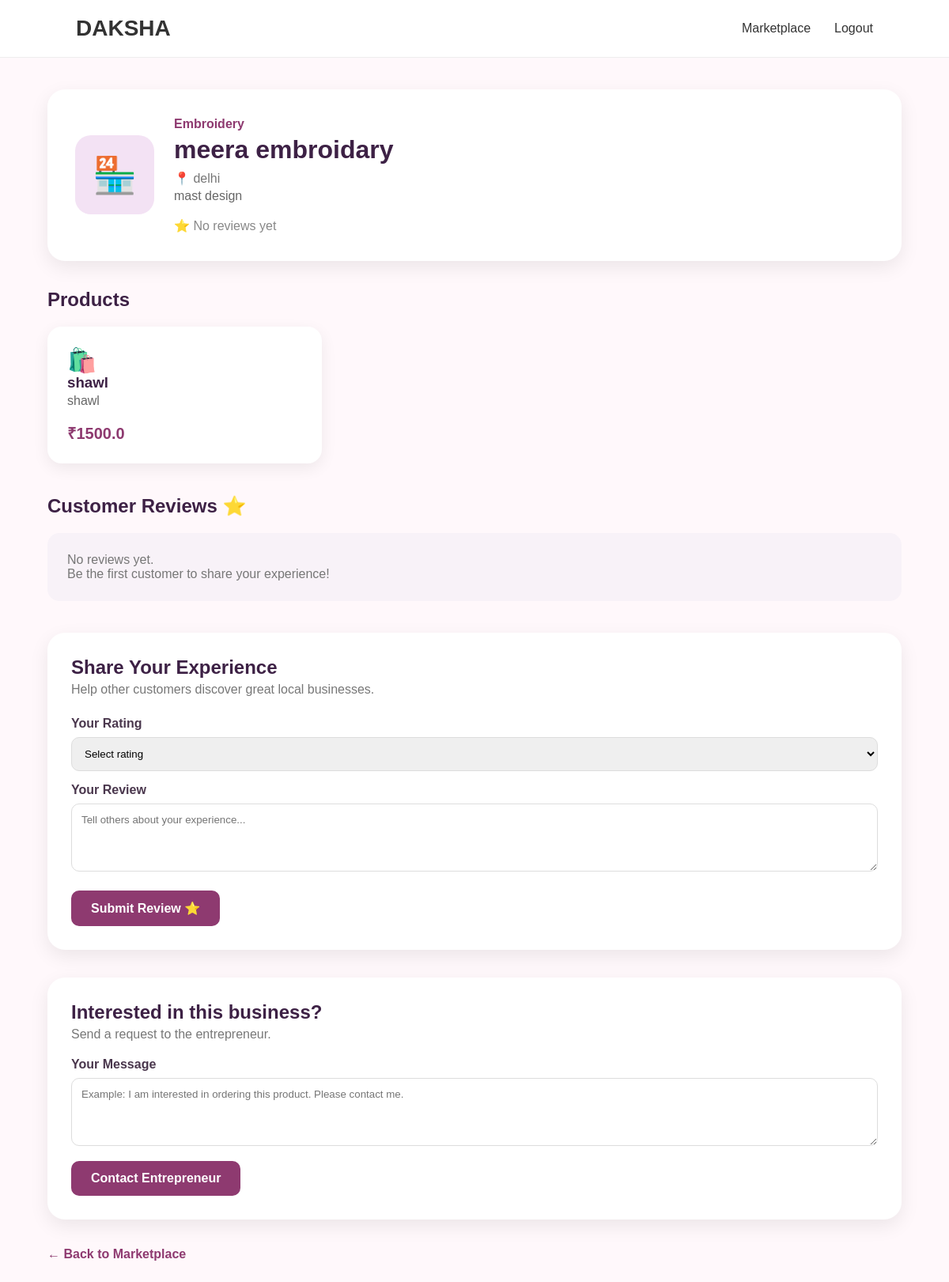
The app's page /business/2 (signed in) with its own data.
### tables this page shows
CREATE TABLE businesses (

            id INTEGER PRIMARY KEY AUTOINCREMENT,

            owner_id INTEGER NOT NULL,

            business_name TEXT NOT NULL,

            category TEXT NOT NULL,

            description TEXT,

            location TEXT,

            FOREIGN KEY (owner_id)
            REFERENCES users(id)

        );

CREATE TABLE products (

            id INTEGER PRIMARY KEY AUTOINCREMENT,

            business_id INTEGER NOT NULL,

            name TEXT NOT NULL,

            description TEXT,

            price REAL NOT NULL,

            FOREIGN KEY (business_id)
            REFERENCES businesses(id)

        );

### app.py (the view)
@app.route("/business/<int:business_id>")
def business_profile(business_id):
    if "user_id" not in session:
        return redirect("/login")
    connection = get_db()
    business = connection.execute("""
        SELECT *
        FROM businesses
        WHERE id = ?
    """, (
        business_id,
    )).fetchone()
    products = connection.execute("""
        SELECT *
        FROM products
        WHERE business_id = ?
        ORDER BY id DESC
    """, (
        business_id,
    )).fetchall()
    reviews = connection.execute("""
        SELECT
            reviews.*,
            users.name AS customer_name
        FROM reviews
        JOIN users
        ON reviews.customer_id = users.id
        WHERE reviews.business_id = ?
        ORDER BY reviews.id DESC
    """, (
        business_id,
    )).fetchall()
    rating_result = connection.execute("""
        SELECT
            AVG(rating) AS average_rating,
            COUNT(*) AS review_count
        FROM reviews
        WHERE business_id = ?
    """, (
        business_id,
    )).fetchone()
    connection.close()
    if not business:
        return "Business not found", 404
    average_rating = rating_result["average_rating"]
    if average_rating:
        average_rating = round(average_rating, 1)
    else:
        average_rating = 0
    return render_template(
        "business.html",
        business=business,
        products=products,
        reviews=reviews,
        average_rating=average_rating,
        review_count=rating_result["review_count"]
    )

### app.py (called while the page is built)
def get_db():
    connection = sqlite3.connect("database.db")
    connection.row_factory = sqlite3.Row
    return connection

### templates/business.html (shortened to what this page needs)
<!DOCTYPE html>
<html lang="en">
<head>
    <link rel="stylesheet" href="{{ url_for('static', filename='style.css') }}">
</head>
<body>
    <nav class="navbar">
        <div class="logo">
            DAKSHA
        </div>
        <div class="nav-links">
            {% if session.get("role") == "entrepreneur" %}
            <a href="/entrepreneur">
                Dashboard
            </a>
            <a href="/grow">
                🌱 DAKSHA GROW
            </a>
            {% else %}
            <a href="/customer">
                Marketplace
            </a>
            {% endif %}
            <a href="/logout">
                Logout
            </a>
        </div>
    </nav>
    <div class="business-page-container">
        <div class="business-header-card">
            <div class="business-icon-large">
                🏪
            </div>
            <div class="business-header-info">
                <p class="business-category">
                    {{ business["category"] }}
                </p>
                <h1>
                    {{ business["business_name"] }}
                </h1>
                <p class="business-location">
                    📍 {{ business["location"] }}
                </p>
                <p class="business-description">
                    {{ business["description"] }}
                </p>
                <div class="business-rating">
                    {% if review_count > 0 %}
                    <span class="rating-stars">
                        ⭐ {{ average_rating }}/5
                    </span>
                    <span class="review-count">
                        {{ review_count }} review{% if review_count != 1 %}s{% endif %}
                    </span>
                    {% else %}
                    <span class="no-rating">
                        ⭐ No reviews yet
                    </span>
                    {% endif %}
                </div>
            </div>
        </div>
        <div class="business-section">
            <h2>
                Products
            </h2>
            {% if products %}
            <div class="product-grid">
                {% for product in products %}
                <div class="product-card">
                    <div class="product-icon">
                        🛍️
                    </div>
                    <h3>
                        {{ product["name"] }}
                    </h3>
                    <p>
                        {{ product["description"] }}
                    </p>
                    <div class="product-price">
                        ₹{{ product["price"] }}
                    </div>
                </div>
                {% endfor %}
            </div>
            {% else %}
            <div class="empty-product-message">
                <p>
                    This entrepreneur has not added products yet.
                </p>
            </div>
            {% endif %}
        </div>
        <div class="business-section">
            <h2>
                Customer Reviews ⭐
            </h2>
            {% if reviews %}
            <div class="reviews-list">
                {% for review in reviews %}
                <div class="review-card">
                    <div class="review-top">
                        <strong>
                            {{ review["customer_name"] }}
                        </strong>
                        <span class="review-stars">
                            {% if review["rating"] == 5 %}
                            ⭐⭐⭐⭐⭐
                            {% elif review["rating"] == 4 %}
                            ⭐⭐⭐⭐
                            {% elif review["rating"] == 3 %}
                            ⭐⭐⭐
                            {% elif review["rating"] == 2 %}
                            ⭐⭐
                            {% else %}
                            ⭐
                            {% endif %}
                        </span>
                    </div>
                    {% if review["review"] %}
                    <p>
                        "{{ review["review"] }}"
                    </p>
                    {% endif %}
                    <small>
                        {{ review["created_at"] }}
                    </small>
                </div>
                {% endfor %}
            </div>
            {% else %}
            <div class="empty-review-message">
                <p>
                    No reviews yet.
                </p>
                <p>
                    Be the first customer to share your experience!
                </p>
            </div>
            {% endif %}
        </div>
        {% if session.get("role") == "customer" %}
        <div class="review-form-card">
            <h2>
                Share Your Experience
            </h2>
            <p>
                Help other customers discover great local businesses.
            </p>
            <form method="POST" action="/business/{{ business['id'] }}/review">
                <label>
                    Your Rating
                </label>
                <select name="rating" required>
                    <option value="">
                        Select rating
                    </option>
                </select>
                <label>
                    Your Review
                </label>
                <textarea name="review" rows="4" placeholder="Tell others about your experience..."></textarea>
                <button type="submit" class="review-button">
                    Submit Review ⭐
                </button>
            </form>
        </div>
        {% if session.get("role") == "customer" %}
        <div class="request-card">
            <h2>
                Interested in this business?
            </h2>
            <p>
                Send a request to the entrepreneur.
            </p>
            <form method="POST" action="/business/{{ business['id'] }}/request">
                <label>
                    Your Message
                </label>
                <textarea name="message" rows="4"
                    placeholder="Example: I am interested in ordering this product. Please contact me."
                    required></textarea>
                <button type="submit" class="request-button">
                    Contact Entrepreneur
                </button>
            </form>
        </div>
        {% endif %}
        {% endif %}
        <div class="business-back">
            {% if session.get("role") == "customer" %}
            <a href="/customer">
                ← Back to Marketplace
            </a>
            {% else %}
            <a href="/entrepreneur">
                ← Back to Dashboard
            </a>
            {% endif %}
        </div>
    </div>
</body>
</html>

### static/style.css (style rules this page uses)
* { margin: 0; padding: 0; box-sizing: border-box; }
body { font-family: Arial, sans-serif; background-color: #fff8fb; color: #333; }
.navbar { display: flex; justify-content: space-between; align-items: center; padding: 20px 8%; background-color: white; border-bottom: 1px solid #eee; }
.logo { font-size: 28px; font-weight: bold; }
.nav-links { display: flex; gap: 30px; }
.nav-links a { text-decoration: none; color: #333; }
button { padding: 14px 25px; border: none; border-radius: 8px; background-color: #d63384; color: white; font-size: 16px; cursor: pointer; }
.business-page-container { width: 90%; max-width: 1100px; margin: 40px auto; }
.business-header-card { background: white; border-radius: 22px; padding: 35px; display: flex; gap: 25px; align-items: center; box-shadow: 0 8px 25px rgba(0, 0, 0, 0.08); margin-bottom: 35px; }
.business-icon-large { width: 100px; height: 100px; border-radius: 20px; background: #f3e2f4; display: flex; justify-content: center; align-items: center; font-size: 45px; }
.business-category { color: #8e3a70; font-weight: bold; margin-bottom: 5px; }
.business-header-info h1 { margin: 0 0 8px; color: #3d2145; }
.business-location { color: #777; }
.business-description { color: #666; line-height: 1.6; }
.business-rating { margin-top: 15px; }
.no-rating { color: #888; }
.business-section { margin-bottom: 40px; }
.business-section h2 { color: #3d2145; margin-bottom: 20px; }
.product-grid { display: grid; grid-template-columns: repeat(3, 1fr); gap: 20px; }
.product-card { background: white; border-radius: 18px; padding: 25px; box-shadow: 0 6px 20px rgba(0, 0, 0, 0.07); }
.product-icon { font-size: 30px; }
.product-card h3 { color: #3d2145; }
.product-card p { color: #666; line-height: 1.5; }
.product-price { color: #8e3a70; font-size: 20px; font-weight: bold; margin-top: 15px; }
.empty-review-message, .empty-product-message { background: #f8f2f8; padding: 25px; border-radius: 15px; color: #777; }
.review-form-card { background: white; border-radius: 22px; padding: 30px; margin-bottom: 35px; box-shadow: 0 8px 25px rgba(0, 0, 0, 0.08); }
.review-form-card h2 { color: #3d2145; margin-bottom: 5px; }
.review-form-card p { color: #777; margin-bottom: 25px; }
.review-form-card label { display: block; margin-top: 15px; margin-bottom: 8px; font-weight: bold; color: #4a374d; }
.review-form-card select, .review-form-card textarea { width: 100%; padding: 12px; border: 1px solid #ddd; border-radius: 10px; box-sizing: border-box; font-family: inherit; }
.review-form-card textarea { resize: vertical; }
.review-button { margin-top: 20px; padding: 13px 25px; border: none; border-radius: 10px; background: #8e3a70; color: white; font-weight: bold; cursor: pointer; }
.business-back { margin-bottom: 50px; }
.business-back a { color: #8e3a70; text-decoration: none; font-weight: bold; }
.request-card { background: white; border-radius: 22px; padding: 30px; margin-bottom: 35px; box-shadow: 0 8px 25px rgba(0, 0, 0, 0.08); }
.request-card h2 { color: #3d2145; margin-bottom: 5px; }
.request-card p { color: #777; margin-bottom: 20px; }
.request-card label { display: block; margin-bottom: 8px; font-weight: bold; color: #4a374d; }
.request-card textarea { width: 100%; box-sizing: border-box; padding: 12px; border: 1px solid #ddd; border-radius: 10px; font-family: inherit; resize: vertical; }
.request-button { margin-top: 15px; padding: 13px 25px; border: none; border-radius: 10px; background: #8e3a70; color: white; font-weight: bold; cursor: pointer; }

### records on screen
businesses: category "Embroidery", business_name "meera embroidary", location "delhi", description "mast design"
products: name "shawl", description "shawl", price "1500.0"
